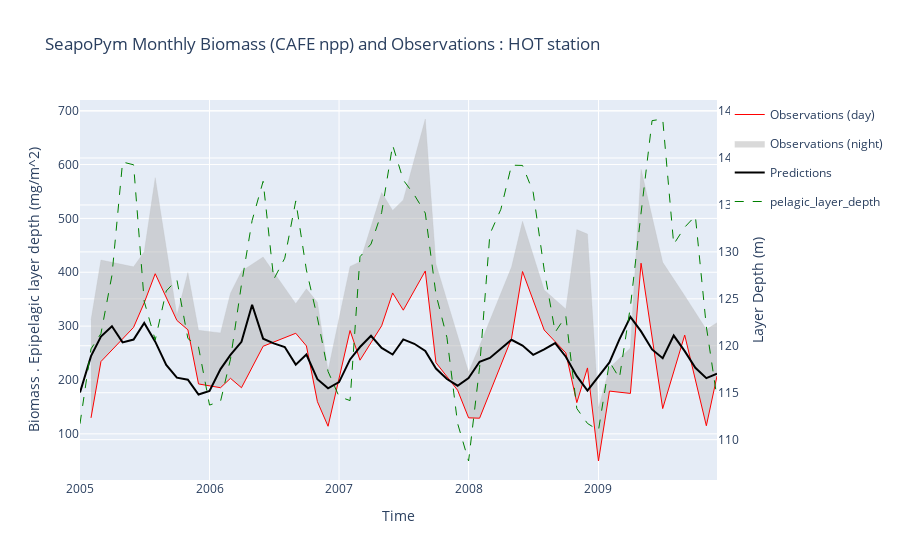

This figure's notebook cell:
### Code cell
fig = go.Figure(
    layout={
        "title": "SeapoPym Monthly Biomass during day (CAFE npp) and Observations : HOT station + E coeff. optimization",
        "xaxis": {"title": "Time"},
        "yaxis": {"title": "Biomass . Epipelagic layer depth (mg/m^2)"},
    }
)


fig.add_trace(
    go.Scatter(
        x=monthly_obs_day.index,
        y=monthly_obs_day,
        fill=None,
        mode="lines",
        line={"color": "red", "width": 1},
        name="Observations (day)",
    )
)

fig.add_trace(
    go.Scatter(
        x=monthly_obs_night.index,
        y=monthly_obs_night,
        fill="tonexty",
        mode="lines",
        line={"color": "rgba(180, 180, 180, 0.2)", "width": 1},
        name="Observations (night)",
    )
)
fig.add_trace(
    go.Scatter(
        x=monthly_pred.index,
        y=monthly_pred,
        fill=None,
        mode="lines",
        line={"color": "black"},
        name="Predictions",
    )
)
fig.add_trace(px.line(monthly_layer).data[0])
fig.update_traces(
    yaxis="y2",
    selector={"name": "pelagic_layer_depth"},
    line={"color": "green", "width": 1, "dash": "dash"},
)
fig.update_layout(yaxis2={"title": "Layer Depth (m)", "overlaying": "y", "side": "right"})

fig.show()
